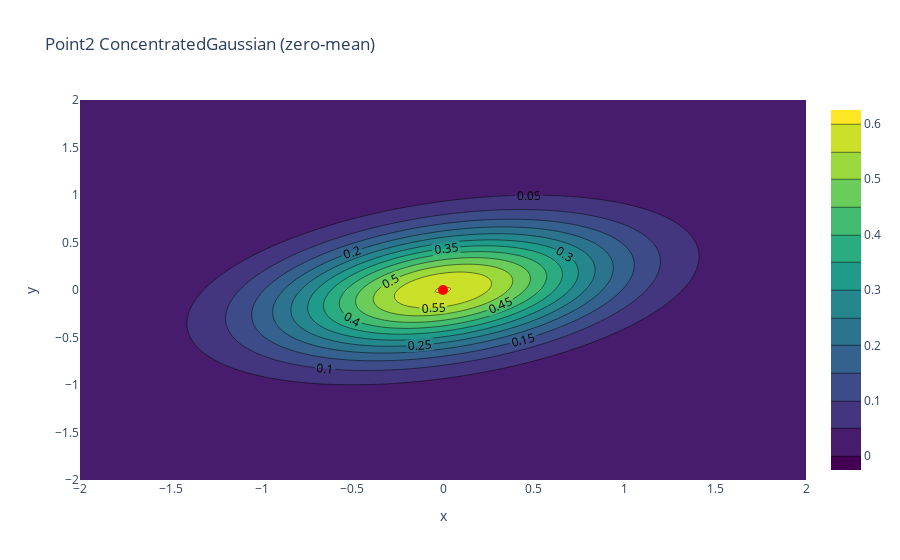

This figure's notebook cell:
### Markdown cell above
## 1. General Usage

`ConcentratedGaussian<T>` behaves like a continuous probability density over a manifold variable `T`. For Gaussian noise models it evaluates to properly normalized probabilities (up to floating-point limits):

- Construct with origin `o`, covariance `Σ` (or noise model), and optional tangent mean `m`.
- Error term internally: `e(x) = -Local(x, o) - m` (if mean provided).
- Probability: `P(x) = exp( logProbability(x) )`.
- `evaluate(x)` is a convenience synonym for `P(x)`.

We'll start with a simple 2D example using `Point2` (Euclidean).

### Code cell
# Zero-mean Point2 density
origin: V = Point2(0.0, 0.0)
cov: M = np.array([[0.4, 0.1],
                   [0.1, 0.2]], dtype=float)
density = gtsam.ConcentratedGaussianPoint2(1, origin, cov)

xs: V = np.linspace(-2,2,160)
ys: V = np.linspace(-2,2,160)
X, Y = np.meshgrid(xs, ys)
Z: M = np.zeros_like(X)
for i in range(X.shape[0]):
    for j in range(X.shape[1]):
        Z[i,j] = density.evaluate(Point2(X[i,j], Y[i,j]))

# NOTE: In the Python wrapper Point2 is a numpy ndarray alias, so we use p[0], p[1].
fig = go.Figure()
fig.add_trace(go.Contour(x=xs, y=ys, z=Z, colorscale='Viridis', contours=dict(showlabels=True)))
fig.add_trace(go.Scatter(x=[origin[0]], y=[origin[1]], mode='markers', marker=dict(color='red', size=10), name='origin'))
fig.update_layout(title='Point2 ConcentratedGaussian (zero-mean)', xaxis_title='x', yaxis_title='y')
fig.show()

### Figure 1 — Plotly figure (JSON) as saved in the notebook; plotly's stock layout.template omitted (floating-point values rounded to 4 significant figures; data arrays with more than 128 entries replaced by an {"elided": "..."} marker saying what was removed)
{"data": [{"colorscale": [[0, "#440154"], [0.1111, "#482878"], [0.2222, "#3e4989"], [0.3333, "#31688e"], [0.4444, "#26828e"], [0.5556, "#1f9e89"], [0.6667, "#35b779"], [0.7778, "#6ece58"], [0.8889, "#b5de2b"], [1, "#fde725"]], "contours": {"showlabels": true}, "type": "contour", "x": {"elided": "160 float values"}, "y": {"elided": "160 float values"}, "z": {"elided": "160x160 float values"}}, {"marker": {"color": "red", "size": 10}, "mode": "markers", "name": "origin", "type": "scatter", "x": [0], "y": [0]}], "layout": {"title": {"text": "Point2 ConcentratedGaussian (zero-mean)"}, "xaxis": {"title": {"text": "x"}}, "yaxis": {"title": {"text": "y"}}}}
